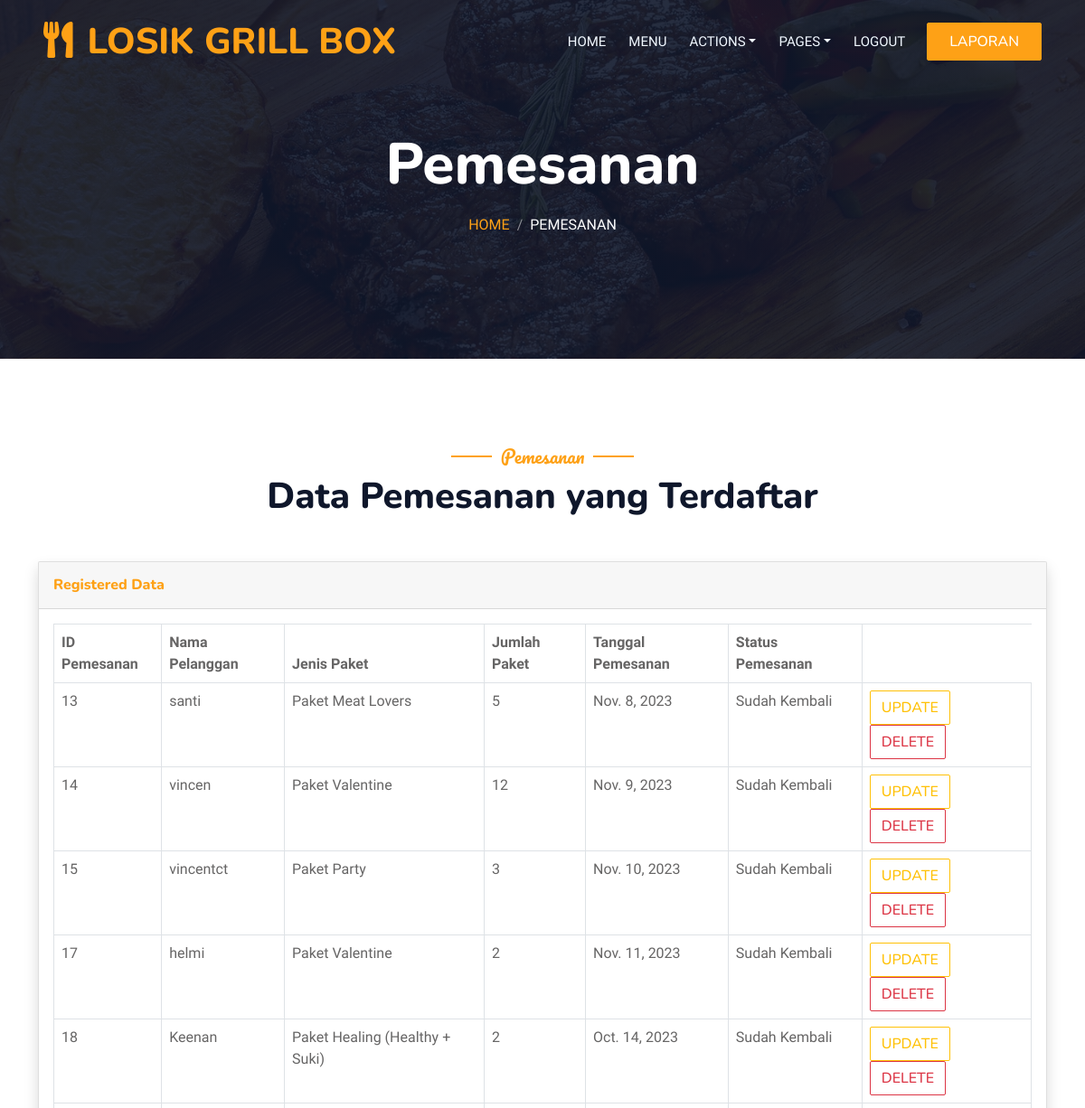
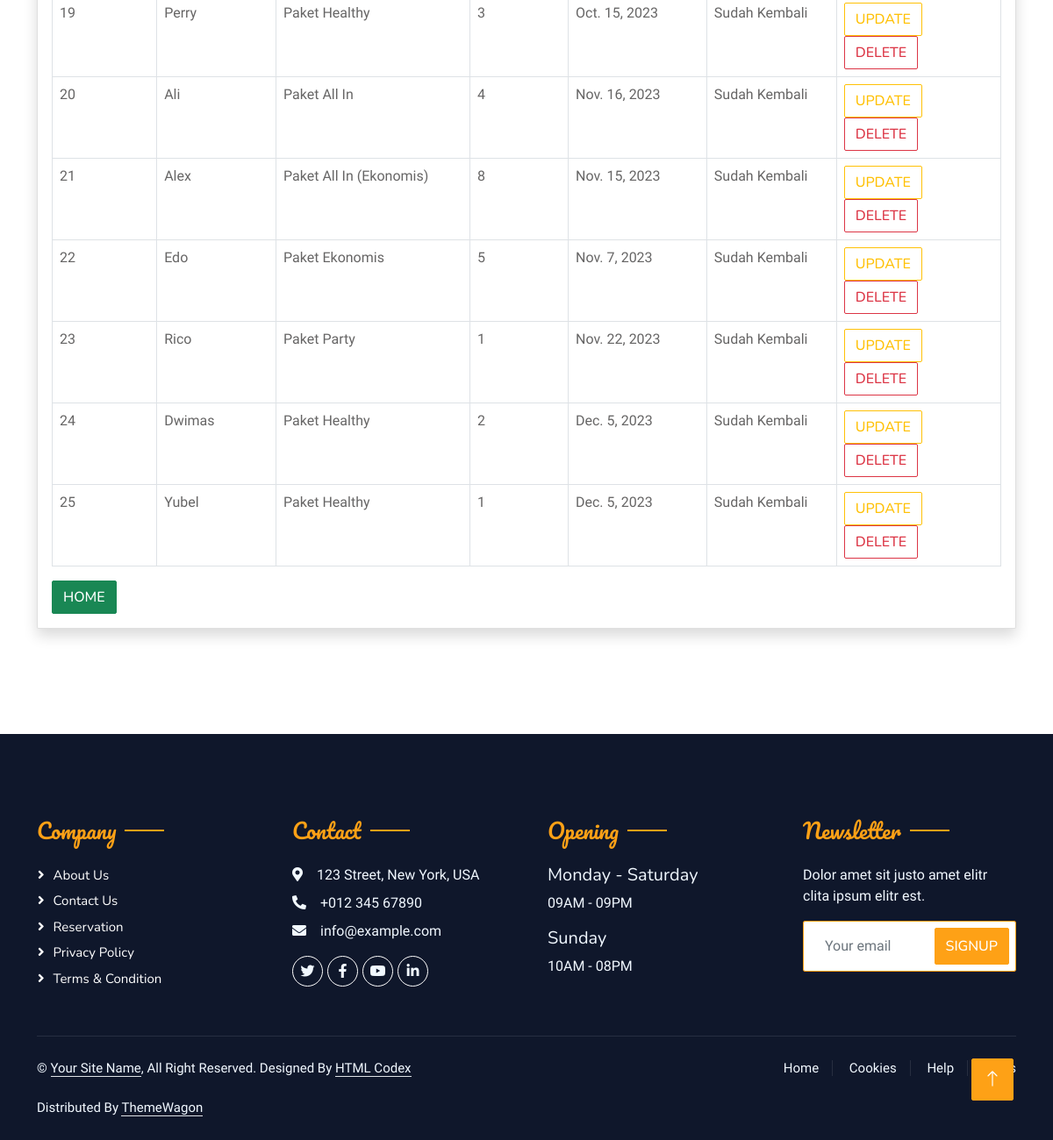
Page /pemesanan (signed in) on the committed database (2 pictures, top to bottom).
### grill/models.py (models this page shows, shortened)
class pemesanan(models.Model):
    id_pemesanan = models.AutoField(primary_key=True)
    id_pelanggan = models.ForeignKey(pelanggan, on_delete=models.CASCADE)
    id_paket = models.ForeignKey(paket, on_delete=models.CASCADE)
    jumlah_paket = models.IntegerField()
    tanggal_pemesanan = models.DateField()

class pelanggan(models.Model):
    id_pelanggan = models.AutoField(primary_key=True)
    nama_pelanggan = models.CharField(max_length=50)
    alamat = models.CharField(max_length=250)
    no_hp_pelanggan = models.IntegerField()
    def __str__(self):
        return str (self.nama_pelanggan)

class paket(models.Model):
    id_paket = models.AutoField(primary_key=True)
    jenis_paket = models.CharField(max_length=50)
    harga_paket = models.IntegerField()
    def __str__(self):
        return str (self.jenis_paket)

### grill/decorators.py (the view)
        def wrap(request,*args, **kwargs):
            group = None
            if request.user.groups.exists():
                group = request.user.groups.all()[0].name
            if group in allowed_roles:
                return func(request, *args, **kwargs)
            else:
                return render(request, 'logins/404.html')

### grill/context_processors.py (called while the page is built)
def asadmin(request):
    return {'asadmin':request.user.groups.filter(name='admin').exists()}

def asowner(request):
    return {'asowner':request.user.groups.filter(name='owner').exists()}

### grill/templates/pemesanan/pemesanan.html (shortened to what this page needs)
{% load static %}
<!DOCTYPE html>
<html lang="en">
<head>
    <link href="https://cdnjs.cloudflare.com/ajax/libs/font-awesome/5.10.0/css/all.min.css" rel="stylesheet">
    <link href="https://cdn.jsdelivr.net/npm/bootstrap-icons@1.4.1/font/bootstrap-icons.css" rel="stylesheet">
    <link href="{% static 'lib/animate/animate.min.css' %}" rel="stylesheet">
    <link href="{% static 'lib/owlcarousel/assets/owl.carousel.min.css' %}" rel="stylesheet">
    <link href="{% static 'lib/tempusdominus/css/tempusdominus-bootstrap-4.min.css' %}" rel="stylesheet" />
    <link href="{% static 'css/bootstrap.min.css' %}" rel="stylesheet">
    <link href="{% static 'css/style.css' %}" rel="stylesheet">
</head>
<body>
    <div class="container-xxl bg-white p-0">
        <div class="container-xxl position-relative p-0">
            <nav class="navbar navbar-expand-lg navbar-dark bg-dark px-4 px-lg-5 py-3 py-lg-0">
                <a href="" class="navbar-brand p-0">
                    <h1 class="text-primary m-0"><i class="fa fa-utensils me-3"></i>LOSIK GRILL BOX</h1>
                </a>
                <div class="collapse navbar-collapse" id="navbarCollapse">
                    <div class="navbar-nav ms-auto py-0 pe-4">
                        <a href="{% url 'login' %}" class="nav-item nav-link">Home</a>
                        <a href="{% url 'paket' %}" class="nav-item nav-link">Menu</a>
                        <div class="nav-item dropdown">
                            {% if asowner %}
                            <a href="#" class="nav-link dropdown-toggle" data-bs-toggle="dropdown">Actions</a>
                            {% endif %}
                        </div>
                        <div class="nav-item dropdown">
                            <a href="#" class="nav-link dropdown-toggle" data-bs-toggle="dropdown">Pages</a>
                        </div>
                        <a href="{% url 'performlogout' %}" class="nav-item nav-link">Logout</a>
                    </div>
                    {% if asowner %}
                    <a href="{% url 'laporan' %}" class="btn btn-primary py-2 px-4">Laporan</a>
                    {% endif %}
                </div>
            </nav>
            <div class="container-xxl py-5 bg-dark hero-header mb-5">
                <div class="container text-center my-5 pt-5 pb-4">
                    <h1 class="display-3 text-white mb-3 animated slideInDown">Pemesanan</h1>
                    <nav aria-label="breadcrumb">
                        <ol class="breadcrumb justify-content-center text-uppercase">
                            <li class="breadcrumb-item"><a href="{% url 'login' %}">Home</a></li>
                            <li class="breadcrumb-item text-white active" aria-current="page">Pemesanan</li>
                        </ol>
                    </nav>
                </div>
            </div>
        </div>
        <div class="container-xxl py-5">
            <div class="container">
                <div class="text-center wow fadeInUp" data-wow-delay="0.1s">
                    <h5 class="section-title ff-secondary text-center text-primary fw-normal">Pemesanan</h5>
                    <h1 class="mb-5">Data Pemesanan yang Terdaftar</h1>
                </div>
                <div class="card shadow mb-4">
                    <div class="card-header py-3">
                        <h6 class="m-0 font-weight-bold text-primary">Registered Data</h6>
                    </div>
                    <div class="card-body">
                        <div class="table-responsive">
                            <table class="table table-bordered" id="dataTable" width="100%" cellspacing="0">
                                <thead>
                                    <tr>
                                        <th>ID Pemesanan</th>
                                        <th>Nama Pelanggan</th>
                                        <th>Jenis Paket</th>
                                        <th>Jumlah Paket</th>
                                        <th>Tanggal Pemesanan</th>
                                        <th>Status Pemesanan</th>
                                    </tr>
                                </thead>
                                <tbody>
                                    {% for item in pemesananobj %}
                                    <tr>
                                        <td>{{ item.id_pemesanan  }}</td>
                                        <td>{{ item.id_pelanggan  }}</td>
                                        <td>{{ item.id_paket }}</td>
                                        <td>{{ item.jumlah_paket }}</td>
                                        <td>{{ item.tanggal_pemesanan }}</td>
                                        <td>{{ item.status }}</td>
                                        <td>
                                            <a href="{% url 'upemesanan' item.id_pemesanan%}"><button class="btn btn-outline-warning">Update</button></a>
                                            <a href="{% url 'dpemesanan' item.id_pemesanan%}"><button class="btn btn-outline-danger">Delete</button></a>
                                        </td>
                                    </tr>
                                    {% endfor %}
                                </tbody>
                            </table>
                        <a href="{% url 'login' %}"><button class="btn btn-success">Home</button></a>
                        </div>
                    </div>
                </div>
            </div>
        </div>
        <div class="container-fluid bg-dark text-light footer pt-5 mt-5 wow fadeIn" data-wow-delay="0.1s">
            <div class="container py-5">
                <div class="row g-5">
                    <div class="col-lg-3 col-md-6">
                        <h4 class="section-title ff-secondary text-start text-primary fw-normal mb-4">Company</h4>
                        <a class="btn btn-link" href="">About Us</a>
                        <a class="btn btn-link" href="">Contact Us</a>
                        <a class="btn btn-link" href="">Reservation</a>
                        <a class="btn btn-link" href="">Privacy Policy</a>
                        <a class="btn btn-link" href="">Terms & Condition</a>
                    </div>
                    <div class="col-lg-3 col-md-6">
                        <h4 class="section-title ff-secondary text-start text-primary fw-normal mb-4">Contact</h4>
                        <p class="mb-2"><i class="fa fa-map-marker-alt me-3"></i>123 Street, New York, USA</p>
                        <p class="mb-2"><i class="fa fa-phone-alt me-3"></i>+012 345 67890</p>
                        <p class="mb-2"><i class="fa fa-envelope me-3"></i>info@example.com</p>
                        <div class="d-flex pt-2">
                            <a class="btn btn-outline-light btn-social" href=""><i class="fab fa-twitter"></i></a>
                            <a class="btn btn-outline-light btn-social" href=""><i class="fab fa-facebook-f"></i></a>
                            <a class="btn btn-outline-light btn-social" href=""><i class="fab fa-youtube"></i></a>
                            <a class="btn btn-outline-light btn-social" href=""><i class="fab fa-linkedin-in"></i></a>
                        </div>
                    </div>
                    <div class="col-lg-3 col-md-6">
                        <h4 class="section-title ff-secondary text-start text-primary fw-normal mb-4">Opening</h4>
                        <h5 class="text-light fw-normal">Monday - Saturday</h5>
                        <p>09AM - 09PM</p>
                        <h5 class="text-light fw-normal">Sunday</h5>
                        <p>10AM - 08PM</p>
                    </div>
                    <div class="col-lg-3 col-md-6">
                        <h4 class="section-title ff-secondary text-start text-primary fw-normal mb-4">Newsletter</h4>
                        <p>Dolor amet sit justo amet elitr clita ipsum elitr est.</p>
                        <div class="position-relative mx-auto" style="max-width: 400px;">
                            <input class="form-control border-primary w-100 py-3 ps-4 pe-5" type="text" placeholder="Your email">
                            <button type="button" class="btn btn-primary py-2 position-absolute top-0 end-0 mt-2 me-2">SignUp</button>
                        </div>
                    </div>
                </div>
            </div>
            <div class="container">
                <div class="copyright">
                    <div class="row">
                        <div class="col-md-6 text-center text-md-start mb-3 mb-md-0">
                            &copy; <a class="border-bottom" href="#">Your Site Name</a>, All Right Reserved.
							Designed By <a class="border-bottom" href="https://htmlcodex.com">HTML Codex</a><br><br>
                            Distributed By <a class="border-bottom" href="https://themewagon.com" target="_blank">ThemeWagon</a>
                        </div>
                        <div class="col-md-6 text-center text-md-end">
                            <div class="footer-menu">
                                <a href="">Home</a>
                                <a href="">Cookies</a>
                                <a href="">Help</a>
                                <a href="">FQAs</a>
                            </div>
                        </div>
                    </div>
                </div>
            </div>
        </div>
        <a href="#" class="btn btn-lg btn-primary btn-lg-square back-to-top"><i class="bi bi-arrow-up"></i></a>
    </div>
</body>
</html>

### static/css/style.css (style rules this page uses)
:root { --primary: #FEA116; --light: #F1F8FF; --dark: #0F172B; }
.ff-secondary { font-family: 'Pacifico', cursive; }
.back-to-top { position: fixed; display: none; right: 45px; bottom: 45px; z-index: 99; }
.btn { font-family: 'Nunito', sans-serif; font-weight: 500; text-transform: uppercase; transition: .5s; }
.btn.btn-primary, .btn.btn-secondary { color: #FFFFFF; }
.btn-lg-square { width: 48px; height: 48px; }
.btn-square, .btn-sm-square, .btn-lg-square { padding: 0; display: flex; align-items: center; justify-content: center; font-weight: normal; border-radius: 2px; }
.navbar-dark .navbar-nav .nav-link { position: relative; margin-left: 25px; padding: 35px 0; font-size: 15px; color: var(--light) !important; text-transform: uppercase; font-weight: 500; outline: none; transition: .5s; }
@media (min-width: 992px) { .navbar-dark { position: absolute; width: 100%; top: 0; left: 0; z-index: 999; background: transparent !important; } }
.hero-header { background: linear-gradient(rgba(15, 23, 43, .9), rgba(15, 23, 43, .9)), url(../img/bg-hero.jpg); background-position: center center; background-repeat: no-repeat; background-size: cover; }
.breadcrumb-item + .breadcrumb-item::before { color: rgba(255, 255, 255, .5); }
.section-title { position: relative; display: inline-block; }
.section-title::before { position: absolute; content: ""; width: 45px; height: 2px; top: 50%; left: -55px; margin-top: -1px; background: var(--primary); }
.section-title::after { position: absolute; content: ""; width: 45px; height: 2px; top: 50%; right: -55px; margin-top: -1px; background: var(--primary); }
.section-title.text-start::before, .section-title.text-end::after { display: none; }
.footer .btn.btn-social { margin-right: 5px; width: 35px; height: 35px; display: flex; align-items: center; justify-content: center; color: var(--light); border: 1px solid #FFFFFF; border-radius: 35px; transition: .3s; }
.footer .btn.btn-link { display: block; margin-bottom: 5px; padding: 0; text-align: left; color: #FFFFFF; font-size: 15px; font-weight: normal; text-transform: capitalize; transition: .3s; }
.footer .btn.btn-link::before { position: relative; content: "\f105"; font-family: "Font Awesome 5 Free"; font-weight: 900; margin-right: 10px; }
.footer .copyright { padding: 25px 0; font-size: 15px; border-top: 1px solid rgba(256, 256, 256, .1); }
.footer .copyright a { color: var(--light); }
.footer .footer-menu a { margin-right: 15px; padding-right: 15px; border-right: 1px solid rgba(255, 255, 255, .1); }
.footer .footer-menu a:last-child { margin-right: 0; padding-right: 0; border-right: none; }

### rows in the picture
pemesanan: id_pemesanan "13", id_pelanggan "santi", id_paket "Paket Meat Lovers", jumlah_paket "5", tanggal_pemesanan "Nov. 8, 2023", status "Sudah Kembali"
pemesanan: id_pemesanan "14", id_pelanggan "vincen", id_paket "Paket Valentine", jumlah_paket "12", tanggal_pemesanan "Nov. 9, 2023", status "Sudah Kembali"
pemesanan: id_pemesanan "15", id_pelanggan "vincentct", id_paket "Paket Party", jumlah_paket "3", tanggal_pemesanan "Nov. 10, 2023", status "Sudah Kembali"
pemesanan: id_pemesanan "17", id_pelanggan "helmi", id_paket "Paket Valentine", jumlah_paket "2", tanggal_pemesanan "Nov. 11, 2023", status "Sudah Kembali"
pemesanan: id_pemesanan "18", id_pelanggan "Keenan", id_paket "Paket Healing (Healthy + Suki)", jumlah_paket "2", tanggal_pemesanan "Oct. 14, 2023", status "Sudah Kembali"
pemesanan: id_pemesanan "19", id_pelanggan "Perry", id_paket "Paket Healthy", jumlah_paket "3", tanggal_pemesanan "Oct. 15, 2023", status "Sudah Kembali"
pemesanan: id_pemesanan "20", id_pelanggan "Ali", id_paket "Paket All In", jumlah_paket "4", tanggal_pemesanan "Nov. 16, 2023", status "Sudah Kembali"
pemesanan: id_pemesanan "21", id_pelanggan "Alex", id_paket "Paket All In (Ekonomis)", jumlah_paket "8", tanggal_pemesanan "Nov. 15, 2023", status "Sudah Kembali"
pemesanan: id_pemesanan "22", id_pelanggan "Edo", id_paket "Paket Ekonomis", jumlah_paket "5", tanggal_pemesanan "Nov. 7, 2023", status "Sudah Kembali"
pemesanan: id_pemesanan "23", id_pelanggan "Rico", id_paket "Paket Party", jumlah_paket "1", tanggal_pemesanan "Nov. 22, 2023", status "Sudah Kembali"
pemesanan: id_pemesanan "24", id_pelanggan "Dwimas", id_paket "Paket Healthy", jumlah_paket "2", tanggal_pemesanan "Dec. 5, 2023", status "Sudah Kembali"
pemesanan: id_pemesanan "25", id_pelanggan "Yubel", id_paket "Paket Healthy", jumlah_paket "1", tanggal_pemesanan "Dec. 5, 2023", status "Sudah Kembali"
